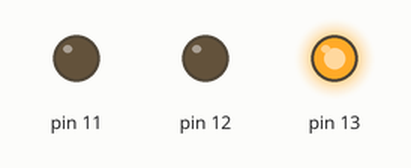
Bench run of a sketch on a simulated Arduino Uno, built with avr-gcc and run on an emulated ATmega328P. Parts: output pins drawn as LEDs (lit = HIGH).

Above: at 0.5 s.
At 1.5 s:
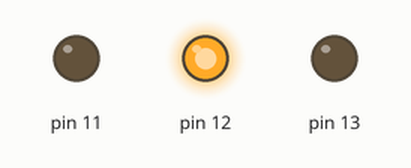
At 5.5 s:
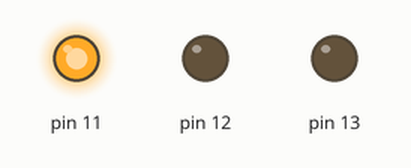
Timing chart, 0 to 6.9 s (numbered marks = the images above):
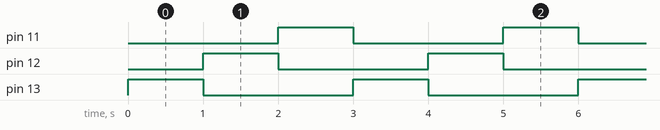

The sketch:

kadai4.ino
```cpp
void setup() {
  pinMode(13, OUTPUT);//13番ピンを出力に設定
  pinMode(12, OUTPUT);//12番ピンを出力に設定
  pinMode(11, OUTPUT);//11番ピンを出力に設定
}

void loop() {
  digitalWrite(13, HIGH);//13番ピンにHIGH(5V)を出力
  digitalWrite(12, LOW);//12番ピンにLOW(0V)を出力
  digitalWrite(11, LOW);//11番ピンにLOW(0V)を出力
  delay(1000);           //１秒待つ
  digitalWrite(13, LOW);//13番ピンにLOW(0V)を出力
  digitalWrite(12, HIGH);//12番ピンにHIGH(5V)を出力
  digitalWrite(11, LOW);//11番ピンにLOW(0V)を出力
  delay(1000);          //１秒待つ
  digitalWrite(13, LOW);//13番ピンにLOW(0V)を出力
  digitalWrite(12, LOW);//12番ピンにLOW(0V)を出力
  digitalWrite(11, HIGH);//11番ピンにHIGH(5V)を出力
  delay(1000);          //１秒待つ
}
```

Measured:
- by itself, pin 11–13: alternates HIGH for 1.0 s and LOW for 2.0 s
- by itself, everything shown: repeats every 3.0 s, in 3 steps
